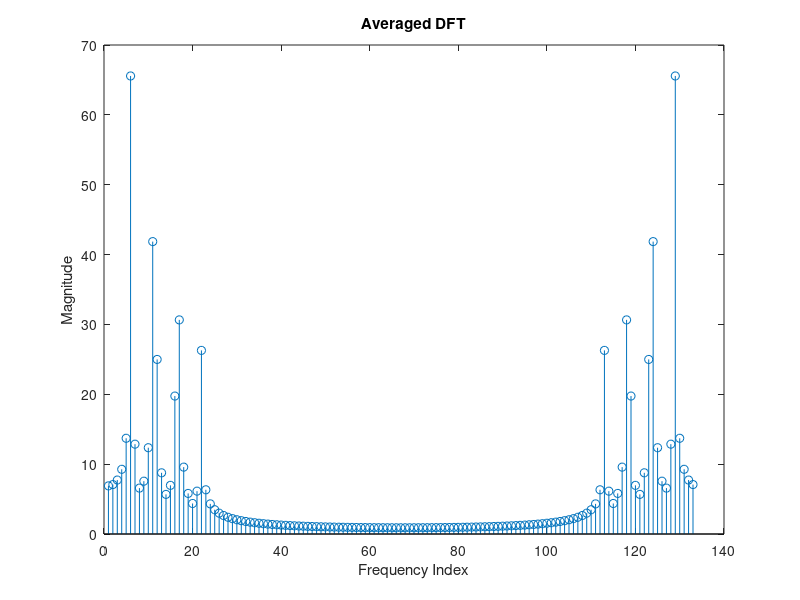

Source code (MATLAB):
Fs = 128;      % Sampling frequency in Hz
duration = 14; % Duration in seconds
N = Fs * duration; % Total number of samples

t = (0:N-1) / Fs;  % Time vector from 0 to duration with N points

% Frequencies for the harmonics (in Hz)
f1 = 5;    % Fundamental frequency
f2 = 10;   % Second harmonic
f3 = 15;   % Third harmonic
f4 = 20;   % Fourth harmonic

% Amplitudes for each harmonic
A1 = 1;    % Amplitude of the first harmonic
A2 = 0.8;  % Amplitude of the second harmonic
A3 = 0.6;  % Amplitude of the third harmonic
A4 = 0.4;  % Amplitude of the fourth harmonic

% Generate the signal with 4 harmonics
signal = A1*sin(2*pi*f1*t) + A2*sin(2*pi*f2*t) + A3*sin(2*pi*f3*t) + A4*sin(2*pi*f4*t);

% Plot the generated signal
figure;

%plot(t, signal);
%title('Generated Signal with 4 Harmonics');
%xlabel('Time (s)');
%ylabel('Amplitude');

sgnls = transpose( reshape( signal(1:133), [133 1]));% Samples divided into subsets of 128
X_N  = fft(sgnls, [], 2);
%X_Avg = sum(X_N, 1)/ size(X_N, 1);

stem(abs(X_N(1,:))); % Magnitude
title('Averaged DFT');
xlabel('Frequency Index');
ylabel('Magnitude');
